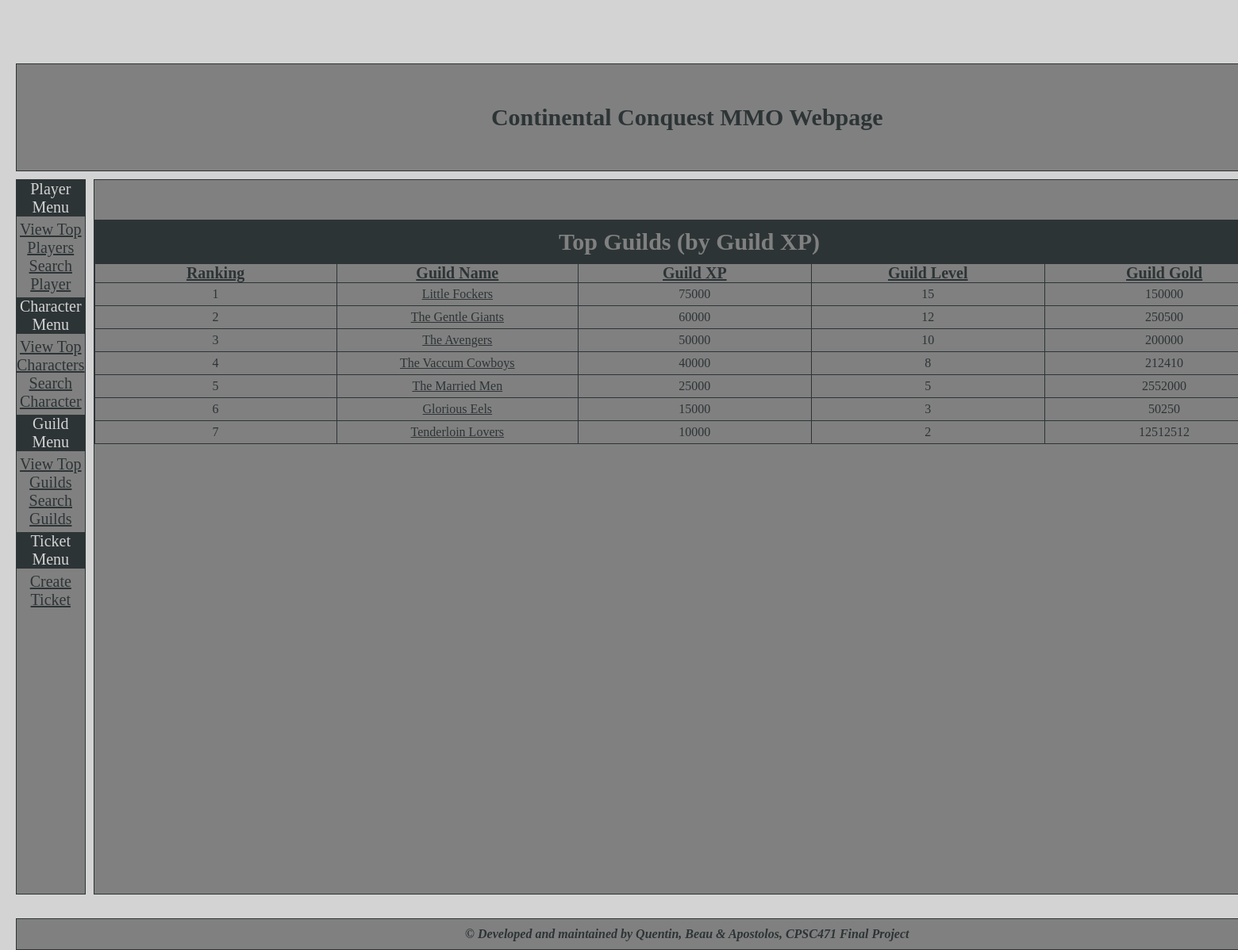
Page /topguilds.php on the earlier database version.
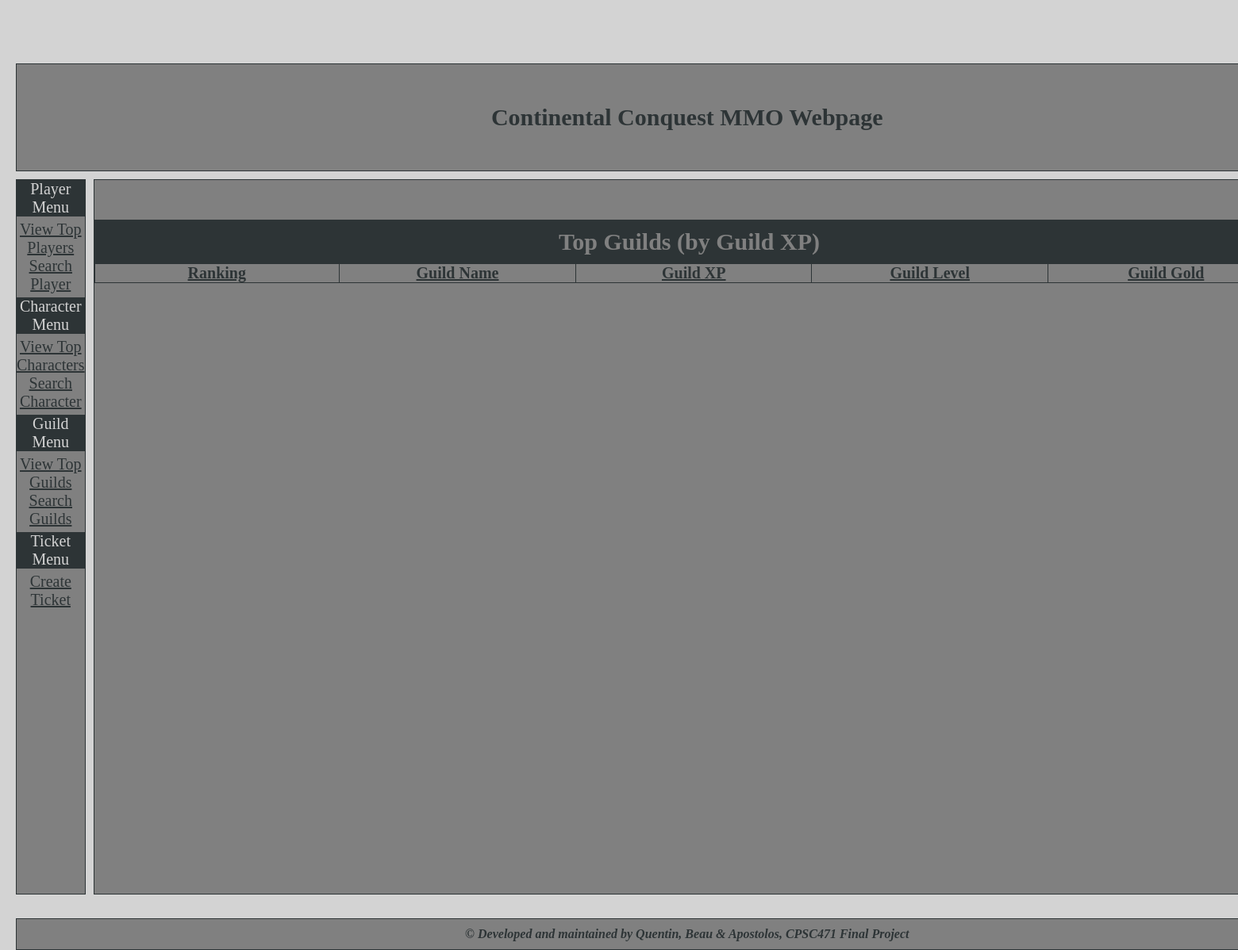
Same page on the later database version.
### tables this page shows
CREATE TABLE GUILD (
	Guild_name VARCHAR(30) NOT NULL,
    Leader_ID INTEGER NOT NULL,
    XP INTEGER NOT NULL,
    Level INTEGER NOT NULL,
    Gold INTEGER NOT NULL,
    PRIMARY KEY (Guild_name),
    FOREIGN KEY (Leader_ID) REFERENCES PLAYERS (Player_ID) 
);

### include/functions.php (called while the page is built, shortened)
<?php
    class Database {
        function init_connection($servername, $db, $username, $password) {
            $this->connection = mysqli_connect($servername, $username, $password, $db);
        }
    }
?>

### topguilds.php (the view, shortened to what this page needs)
<?php
    include 'include/connectDB.php';
    include 'include/header.php';
    include 'include/left-menu.php';
    $result = $db->connection->query('SELECT * FROM GUILD ORDER BY XP DESC');
?>
                <div class="center">
                    <div id="center-content">
                        <table id="table_players">
                            <tr class="table_players_row">
                                <td class="table_players_data" id="table_players_title" colspan="5" >
                                    Top Guilds (by Guild XP)
                                </td>
                            </tr>
                            <tr class="table_players_row">
                                <td class="table_players_header_data">
                                    Ranking
                                </td>
                                <td class="table_players_header_data">
                                    Guild Name
                                </td>
                                <td class="table_players_header_data">
                                    Guild XP
                                </td>
                                <td class="table_players_header_data">
                                    Guild Level
                                </td>
                                <td class="table_players_header_data">
                                    Guild Gold
                                </td>
                            </tr>
                            <?php
                            $i = 1;
                            foreach($result as $guild) {
                                echo "
                                    <tr class='table_players_row'>
                                        <td class='table_players_data'>
                                            ".$i."
                                        </td>
                                        <td class='table_players_data'>
                                            <a href='viewguild.php?guild=".$guild['Guild_name']."'>".$guild['Guild_name']."</a>
                                        </td>
                                        <td class='table_players_data'>
                                            ".$guild['XP']."
                                        </td>
                                        <td class='table_players_data'>
                                            ".$guild['Level']."
                                        </td>
                                        <td class='table_players_data'>
                                            ".$guild['Gold']."
                                        </td>
                                    </tr>
                                    ";
                                $i++;
                            }
                            ?>
                        </table>
                    </div>
                </div>
<?php
    include 'include/footer.php';
?>

Differences in the rows shown:
removed guild: Guild_name "Little Fockers", XP "75000", Level "15", Gold "150000"
removed guild: Guild_name "The Gentle Giants", XP "60000", Level "12", Gold "250500"
removed guild: Guild_name "The Avengers", XP "50000", Level "10", Gold "200000"
removed guild: Guild_name "The Vaccum Cowboys", XP "40000", Level "8", Gold "212410"
removed guild: Guild_name "The Married Men", XP "25000", Level "5", Gold "2552000"
removed guild: Guild_name "Glorious Eels", XP "15000", Level "3", Gold "50250"
removed guild: Guild_name "Tenderloin Lovers", XP "10000", Level "2", Gold "12512512"
